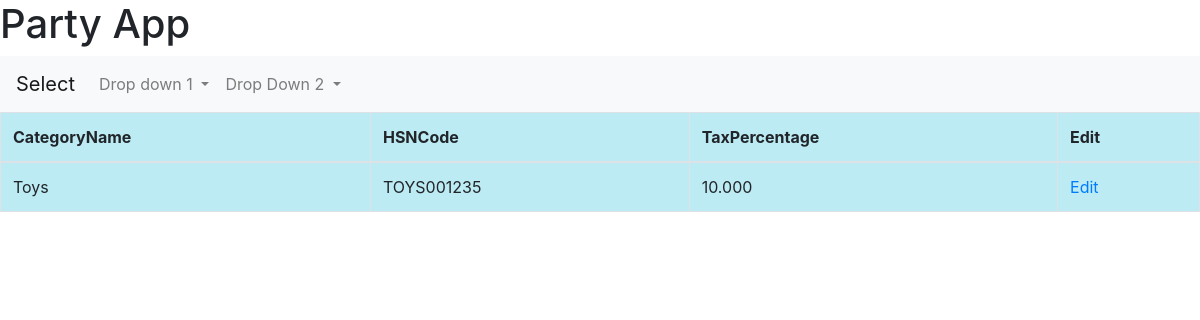
/Categorylistview, run on the app's committed database.
### purchaseapp/models.py (models this page shows, shortened)
class Category(models.Model):
    Id=models.IntegerField(auto_created=True,primary_key=True)
    CategoryName=models.CharField(max_length=50,verbose_name="Category",null=True,blank=True)
    HSNCode=models.CharField(max_length=10,verbose_name="HSN Code",null=True,blank=True)
    TaxPercentage=models.DecimalField(verbose_name="Tax Percentage",max_digits=10,decimal_places=3,null=True,blank=True)

### purchaseapp/views.py (the view)
# urls.py: path('Categorylistview',views.Categorylistview,name="Categorylistview"),
def Categorylistview(request):
    if request.method=="GET":
        catlist=Category.objects.all()
        context={'catlist':catlist}
        return render(request,'purchaseapp/categorylist.html',context)

### purchaseapp/Templates/purchaseapp/categorylist.html (shortened to what this page needs)
{%extends 'purchaseapp/base.html'%}
{%block body_content%}
<form method="GET">
<center>
    <table class="table table-bordered", style="background-color: rgb(188, 235, 243)"
    font-family="sans-serif" >
        <thead>
            <tr>
                <th>CategoryName</th>
                <th>HSNCode</th>
                <th>TaxPercentage</th>
                <th>Edit</th>
            </tr>
        </thead>
        <tbody>
            {%for item in catlist%}
            <tr>
                <td>{{item.CategoryName}}</td>
                <td>{{item.HSNCode}}</td>
                <td>{{item.TaxPercentage}}</td>
                <td><a href="{% url 'Categoryeditview' id=item.Id %}">Edit</a></td>
            </tr>
            {%endfor%}
        </tbody>
    </table>
</center>
</form>
{%endblock%}

### data on the page
Category: CategoryName "Toys", HSNCode "TOYS001235", TaxPercentage "10.000"
